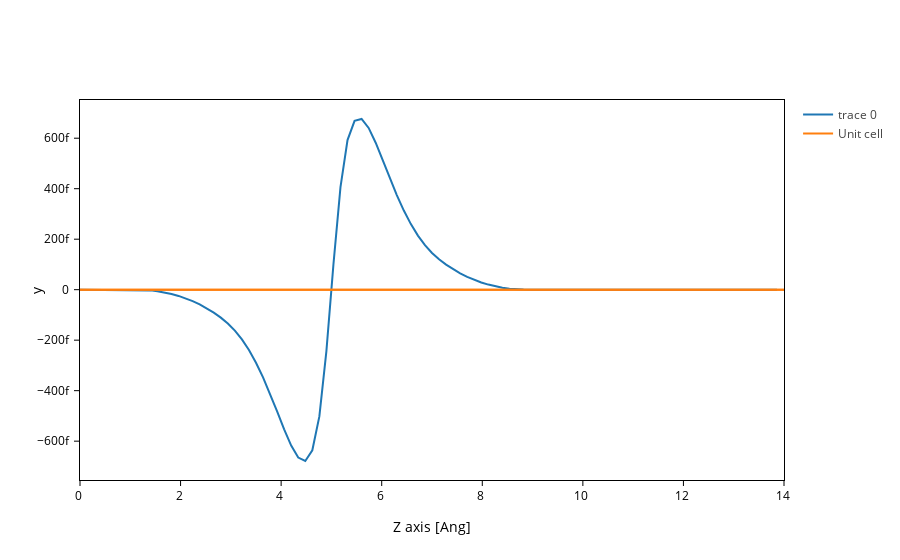

The cell this chart's notebook holds for it:
### Markdown cell above
Try how a particular state looks like. For example:

### Code cell
grid1.fill(0)
es[14].wavefunction(grid1)
grid1.plot()
